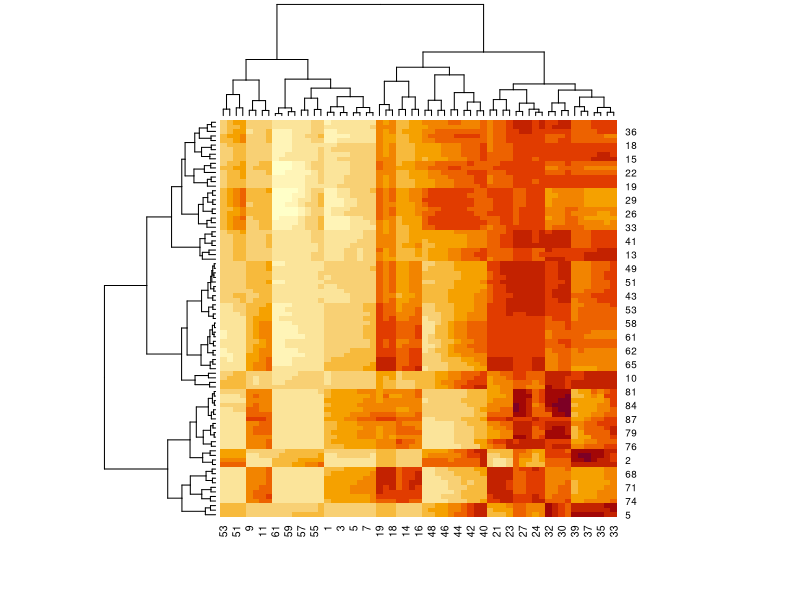

Write the R code that produced this figure.
# built-up datasets
?datasets
data() # show all datasets
rivers # input the datasets name to load it

rivers <- c(1, 2, 3)
rivers
data(rivers)
rivers

help('mtcars')
names(euro)
heatmap(volcano)
data(package = 'vcd')
data(Baseball, package = 'vcd') # import the datasets in package
Baseball